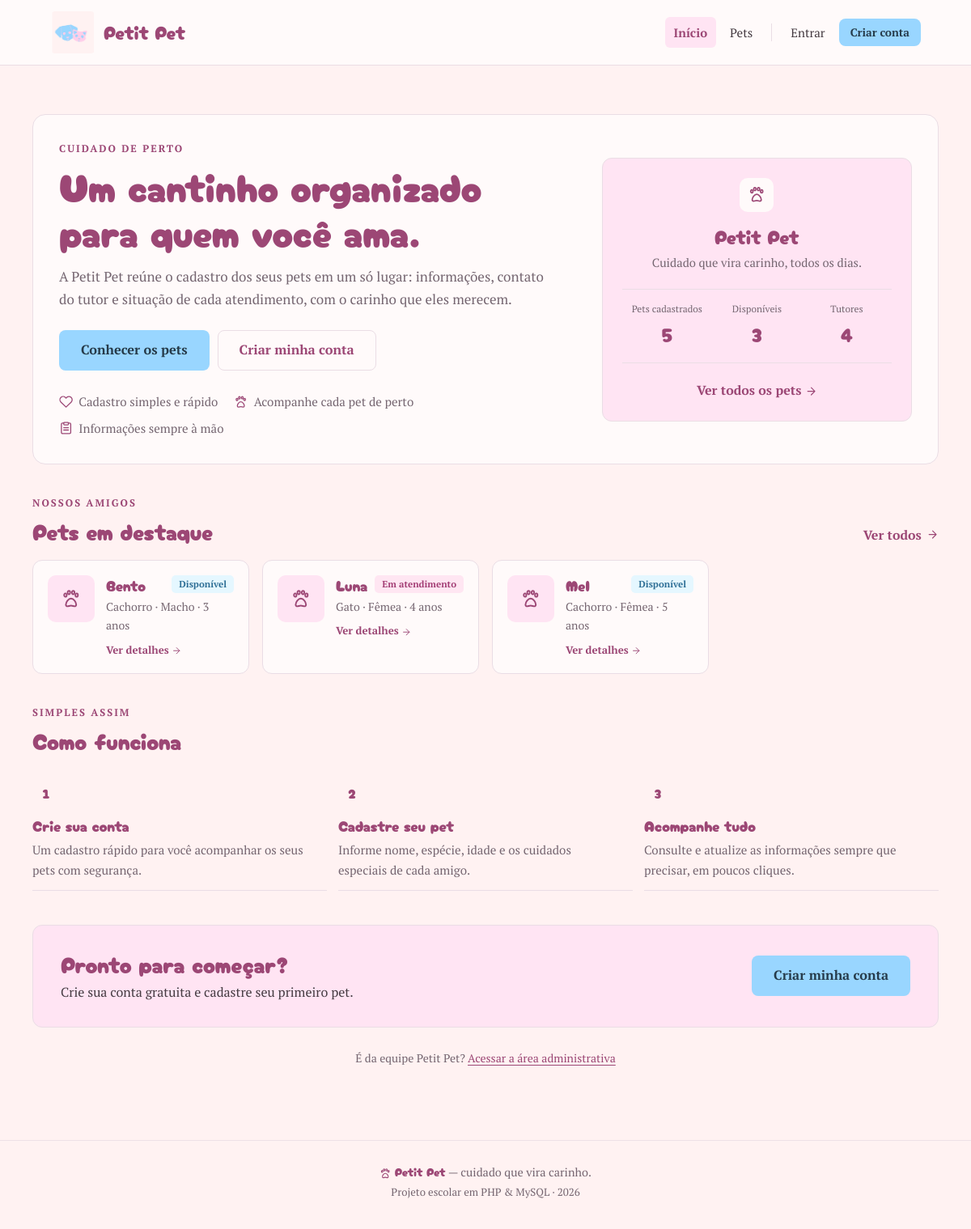
The page / on the database its author committed.
### tables this page shows
CREATE TABLE IF NOT EXISTS pets (
    id INT UNSIGNED NOT NULL AUTO_INCREMENT,
    usuario_id INT DEFAULT NULL,
    nome VARCHAR(100) NOT NULL,
    especie VARCHAR(50) NOT NULL,
    raca VARCHAR(80) DEFAULT NULL,
    sexo ENUM('macho', 'femea', 'nao_informado') NOT NULL DEFAULT 'nao_informado',
    data_nascimento DATE DEFAULT NULL,
    porte ENUM('pequeno', 'medio', 'grande') DEFAULT NULL,
    tutor_nome VARCHAR(100) DEFAULT NULL,
    tutor_telefone VARCHAR(30) DEFAULT NULL,
    observacoes TEXT DEFAULT NULL,
    status ENUM('disponivel', 'em_atendimento') NOT NULL DEFAULT 'disponivel',
    criado_em TIMESTAMP NOT NULL DEFAULT CURRENT_TIMESTAMP,
    atualizado_em TIMESTAMP NOT NULL DEFAULT CURRENT_TIMESTAMP ON UPDATE CURRENT_TIMESTAMP,
    PRIMARY KEY (id),
    KEY idx_pets_nome (nome),
    KEY idx_pets_status (status),
    KEY idx_pets_especie (especie),
    KEY idx_pets_usuario (usuario_id),
    CONSTRAINT fk_pets_usuario
        FOREIGN KEY (usuario_id) REFERENCES usuarios (id)
        ON DELETE SET NULL
        ON UPDATE CASCADE
);

### includes/bootstrap.php (called while the page is built, shortened)
<?php
require_once __DIR__ . '/../conexao.php';
require_once __DIR__ . '/funcoes.php';
require_once __DIR__ . '/pets.php';
function usuario_logado(): bool
{
    return isset($_SESSION['usuario_id']);
}

### conexao.php (called while the page is built, shortened)
<?php
function db(): mysqli
{
    static $conexao = null;
    if ($conexao instanceof mysqli) {
        return $conexao;
    }
    try {
        $conexao = new mysqli(DB_HOST, DB_USUARIO, DB_SENHA, DB_NOME);
        $conexao->set_charset(DB_CHARSET);
    } catch (mysqli_sql_exception $erro) {
        error_log('[Petit Pet] Falha ao conectar no banco: ' . $erro->getMessage());
        http_response_code(500);
        exit('Não foi possível conectar ao banco de dados. Confira a configuração e tente novamente.');
    }
    return $conexao;
}

### includes/pets.php (called while the page is built, shortened)
<?php
function pet_status_validos(): array
{
    return ['disponivel', 'em_atendimento'];
}
function filtros_pets(string $busca, string $status, ?int $usuarioId = null): array
{
    $condicoes = [];
    $tipos = '';
    $parametros = [];
    $where = $condicoes ? 'WHERE ' . implode(' AND ', $condicoes) : '';
    return [$where, $tipos, $parametros];
}
function listar_pets(string $busca = '', string $status = '', ?int $usuarioId = null): array
{
    [$where, $tipos, $parametros] = filtros_pets($busca, $status, $usuarioId);
    $sql = 'SELECT p.*, u.nome AS cliente_nome, u.email AS cliente_email
            FROM pets p
            LEFT JOIN usuarios u ON u.id = p.usuario_id
            ' . $where . '
            ORDER BY p.nome ASC, p.id ASC';
    $stmt = db()->prepare($sql);
    $stmt->execute();
    $pets = $stmt->get_result()->fetch_all(MYSQLI_ASSOC);
    return $pets;
}
function estatisticas_pets(): array
{
    $sql = "SELECT
                COUNT(*) AS total,
                COALESCE(SUM(status = 'disponivel'), 0) AS disponiveis,
                COALESCE(SUM(status = 'em_atendimento'), 0) AS em_atendimento,
                COUNT(DISTINCT NULLIF(tutor_nome, '')) AS tutores
            FROM pets";
    $resultado = db()->query($sql)->fetch_assoc();
    return [
        'total' => (int) ($resultado['total'] ?? 0),
        'disponiveis' => (int) ($resultado['disponiveis'] ?? 0),
        'em_atendimento' => (int) ($resultado['em_atendimento'] ?? 0),
        'tutores' => (int) ($resultado['tutores'] ?? 0),
    ];
}

### includes/cartao_pet.php (the view, shortened to what this page needs)
<?php
$petCard = is_array($petCard ?? null) ? $petCard : [];
$petCardId = (int) ($petCard['id'] ?? 0);
$petCardNome = (string) ($petCard['nome'] ?? 'Pet');
$petCardEspecie = (string) ($petCard['especie'] ?? '');
$petCardSexo = (string) ($petCard['sexo'] ?? 'nao_informado');
$petCardStatus = (string) ($petCard['status'] ?? 'disponivel');
$meta = array_filter([
    $petCardEspecie,
    $petCardSexo !== 'nao_informado' ? rotulo_sexo($petCardSexo) : '',
    idade_pet($petCard['data_nascimento'] ?? null),
], static fn (string $item): bool => $item !== '');
?>
<article class="pet-card">
    <a class="pet-card-link" href="pet.php?id=<?= $petCardId ?>">
        <span class="pet-foto"><?= icone_svg('paw') ?></span>
        <span class="pet-conteudo">
            <span class="pet-linha">
                <span class="pet-nome"><?= e($petCardNome) ?></span>
                <span class="selo <?= e(classe_status($petCardStatus)) ?>"><?= e(rotulo_status($petCardStatus)) ?></span>
            </span>
            <span class="pet-meta"><?= e(implode(' · ', $meta)) ?></span>
            <span class="pet-ver">Ver detalhes <?= icone_svg('arrow-right') ?></span>
        </span>
    </a>
</article>

### index.php (shortened to what this page needs)
<?php
require_once __DIR__ . '/includes/bootstrap.php';
$destaques = [];
$estatisticas = null;
try {
    $destaques = listar_pets();
    $destaques = array_slice($destaques, 0, 3);
    $estatisticas = estatisticas_pets();
} catch (Throwable $erro) {
    error_log('[Petit Pet] Falha ao carregar a página inicial: ' . $erro->getMessage());
}
require __DIR__ . '/includes/layout/header.php';
?>
<section class="hero">
    <div class="hero-texto">
        <p class="eyebrow">Cuidado de perto</p>
        <h1>Um cantinho organizado para quem você ama.</h1>
        <p class="hero-descricao">
            A Petit Pet reúne o cadastro dos seus pets em um só lugar: informações,
            contato do tutor e situação de cada atendimento, com o carinho que eles merecem.
        </p>
        <div class="hero-acoes">
            <a class="btn btn-grande" href="pets.php">Conhecer os pets</a>
            <?php if (usuario_logado()): ?>
                <a class="btn btn-grande btn-contorno" href="<?= eh_admin() ? 'admin.php' : 'painel.php' ?>">
                    <?= eh_admin() ? 'Ir para a administração' : 'Meu painel' ?>
                </a>
            <?php else: ?>
                <a class="btn btn-grande btn-contorno" href="cadastro.php">Criar minha conta</a>
            <?php endif; ?>
        </div>
        <ul class="hero-lista">
            <li><?= icone_svg('heart') ?> Cadastro simples e rápido</li>
            <li><?= icone_svg('paw') ?> Acompanhe cada pet de perto</li>
            <li><?= icone_svg('clipboard-list') ?> Informações sempre à mão</li>
        </ul>
    </div>
    <aside class="hero-card" aria-label="Resumo da Petit Pet">
        <div class="hero-card-topo">
            <span class="hero-card-icone"><?= icone_svg('paw') ?></span>
            <p class="hero-card-titulo">Petit Pet</p>
            <p class="hero-card-texto">Cuidado que vira carinho, todos os dias.</p>
        </div>
        <?php if ($estatisticas !== null): ?>
            <dl class="hero-numeros">
                <div>
                    <dt>Pets cadastrados</dt>
                    <dd><?= (int) $estatisticas['total'] ?></dd>
                </div>
                <div>
                    <dt>Disponíveis</dt>
                    <dd><?= (int) $estatisticas['disponiveis'] ?></dd>
                </div>
                <div>
                    <dt>Tutores</dt>
                    <dd><?= (int) $estatisticas['tutores'] ?></dd>
                </div>
            </dl>
        <?php endif; ?>
        <a class="hero-card-link" href="pets.php">Ver todos os pets <?= icone_svg('arrow-right') ?></a>
    </aside>
</section>
<section class="secao">
    <div class="secao-cabecalho">
        <div>
            <p class="eyebrow">Nossos amigos</p>
            <h2>Pets em destaque</h2>
        </div>
        <a class="link-seta" href="pets.php">Ver todos <?= icone_svg('arrow-right') ?></a>
    </div>
    <?php if ($destaques): ?>
        <div class="grade-pets">
            <?php foreach ($destaques as $pet): ?>
                <?php $petCard = $pet; require __DIR__ . '/includes/cartao_pet.php'; ?>
            <?php endforeach; ?>
        </div>
    <?php endif; ?>
</section>
<section class="secao">
    <div class="secao-cabecalho">
        <div>
            <p class="eyebrow">Simples assim</p>
            <h2>Como funciona</h2>
        </div>
    </div>
    <div class="passos">
        <article class="passo">
            <span class="passo-numero" aria-hidden="true">1</span>
            <h3>Crie sua conta</h3>
            <p>Um cadastro rápido para você acompanhar os seus pets com segurança.</p>
        </article>
        <article class="passo">
            <span class="passo-numero" aria-hidden="true">2</span>
            <h3>Cadastre seu pet</h3>
            <p>Informe nome, espécie, idade e os cuidados especiais de cada amigo.</p>
        </article>
        <article class="passo">
            <span class="passo-numero" aria-hidden="true">3</span>
            <h3>Acompanhe tudo</h3>
            <p>Consulte e atualize as informações sempre que precisar, em poucos cliques.</p>
        </article>
    </div>
</section>
<section class="faixa-cta">
    <div>
        <h2>Pronto para começar?</h2>
        <p><?= usuario_logado() ? 'Acesse seu painel e cuide dos seus pets.' : 'Crie sua conta gratuita e cadastre seu primeiro pet.' ?></p>
    </div>
    <?php if (usuario_logado()): ?>
        <a class="btn btn-grande" href="<?= eh_admin() ? 'admin.php' : 'painel.php' ?>">Acessar meu painel</a>
    <?php else: ?>
        <a class="btn btn-grande" href="cadastro.php">Criar minha conta</a>
    <?php endif; ?>
</section>
<p class="rodape-admin">
    É da equipe Petit Pet?
    <a href="login.php?area=admin">Acessar a área administrativa</a>
</p>
<?php require __DIR__ . '/includes/layout/footer.php'; ?>

### includes/funcoes.php (shortened to what this page needs)
<?php
function e(mixed $valor): string
{
    return htmlspecialchars((string) $valor, ENT_QUOTES, 'UTF-8');
}
function rotulo_status(string $status): string
{
    return match ($status) {
        'disponivel' => 'Disponível',
        'em_atendimento' => 'Em atendimento',
        default => 'Não informado',
    };
}
function classe_status(string $status): string
{
    return $status === 'em_atendimento' ? 'badge-atendimento' : 'badge-disponivel';
}
function rotulo_sexo(string $sexo): string
{
    return match ($sexo) {
        'macho' => 'Macho',
        'femea' => 'Fêmea',
        default => 'Não informado',
    };
}
function icone_svg(string $nome): string
{
    static $icones = [
        'paw' => '<ellipse cx="5.5" cy="8" rx="1.5" ry="2"/><ellipse cx="9.5" cy="5" rx="1.5" ry="2"/><ellipse cx="14.5" cy="5" rx="1.5" ry="2"/><ellipse cx="18.5" cy="8" rx="1.5" ry="2"/><path d="M12 12c-3 0-6 4-6 7a2 2 0 0 0 2 2c1 0 2.5-.8 4-.8s3 .8 4 .8a2 2 0 0 0 2-2c0-3-3-7-6-7z"/>',
        'heart' => '<path d="M20.8 4.6a5.5 5.5 0 0 0-7.8 0L12 5.7l-1.1-1.1a5.5 5.5 0 0 0-7.8 7.8l1.1 1.1L12 21l7.8-7.5 1.1-1.1a5.5 5.5 0 0 0-.1-7.8z"/>',
        'clipboard-list' => '<rect x="8" y="3" width="8" height="4" rx="1"/><path d="M16 4h2a2 2 0 0 1 2 2v14a2 2 0 0 1-2 2H6a2 2 0 0 1-2-2V6a2 2 0 0 1 2-2h2"/><path d="M8 12h8M8 16h8"/>',
        'stethoscope' => '<path d="M6 3v5a4 4 0 0 0 8 0V3"/><path d="M6 5H4m10 0h2"/><path d="M10 12v2a6 6 0 0 0 12 0v-1"/><circle cx="22" cy="11" r="2"/>',
        'users' => '<path d="M16 21v-2a4 4 0 0 0-4-4H8a4 4 0 0 0-4 4v2"/><circle cx="10" cy="7" r="4"/><path d="M20 21v-2a4 4 0 0 0-3-3.87M16 3.13a4 4 0 0 1 0 7.75"/>',
        'user' => '<path d="M20 21v-2a4 4 0 0 0-4-4H8a4 4 0 0 0-4 4v2"/><circle cx="12" cy="7" r="4"/>',
        'plus' => '<path d="M12 5v14M5 12h14"/>',
        'search' => '<circle cx="11" cy="11" r="8"/><path d="m21 21-4.35-4.35"/>',
        'log-out' => '<path d="M9 21H5a2 2 0 0 1-2-2V5a2 2 0 0 1 2-2h4"/><path d="m16 17 5-5-5-5M21 12H9"/>',
        'arrow-right' => '<path d="M5 12h14m-7-7 7 7-7 7"/>',
        'arrow-left' => '<path d="M19 12H5m7 7-7-7 7-7"/>',
        'circle-check' => '<circle cx="12" cy="12" r="10"/><path d="m9 12 2 2 4-4"/>',
        'circle-alert' => '<circle cx="12" cy="12" r="10"/><path d="M12 8v4m0 4h.01"/>',
        'circle-info' => '<circle cx="12" cy="12" r="10"/><path d="M12 16v-4m0-4h.01"/>',
        'x' => '<path d="m18 6-12 12M6 6l12 12"/>',
    ];
    return '<svg class="icone" viewBox="0 0 24 24" fill="none" stroke="currentColor" stroke-width="1.8" stroke-linecap="round" stroke-linejoin="round" aria-hidden="true" focusable="false">'
        . $icones[$nome]
        . '</svg>';
}
function idade_pet(?string $dataNascimento): string
{
    try {
        $nascimento = new DateTimeImmutable($dataNascimento);
        $hoje = new DateTimeImmutable('today');
    } catch (Exception) {
        return 'Idade não informada';
    }
    $diferenca = $nascimento->diff($hoje);
    if ($diferenca->y > 0) {
        return $diferenca->y . ($diferenca->y === 1 ? ' ano' : ' anos');
    }
    return $diferenca->d . ($diferenca->d === 1 ? ' dia' : ' dias');
}

### rows shown on the page
pets: nome "Bento", status "Disponível", meta "Cachorro · Macho · 3 anos"
pets: nome "Luna", status "Em atendimento", meta "Gato · Fêmea · 4 anos"
pets: nome "Mel", status "Disponível", meta "Cachorro · Fêmea · 5 anos"

### other values the page prints
$estatisticas['total'] "5"
$estatisticas['disponiveis'] "3"
$estatisticas['tutores'] "4"
APP_ANO "2026"
